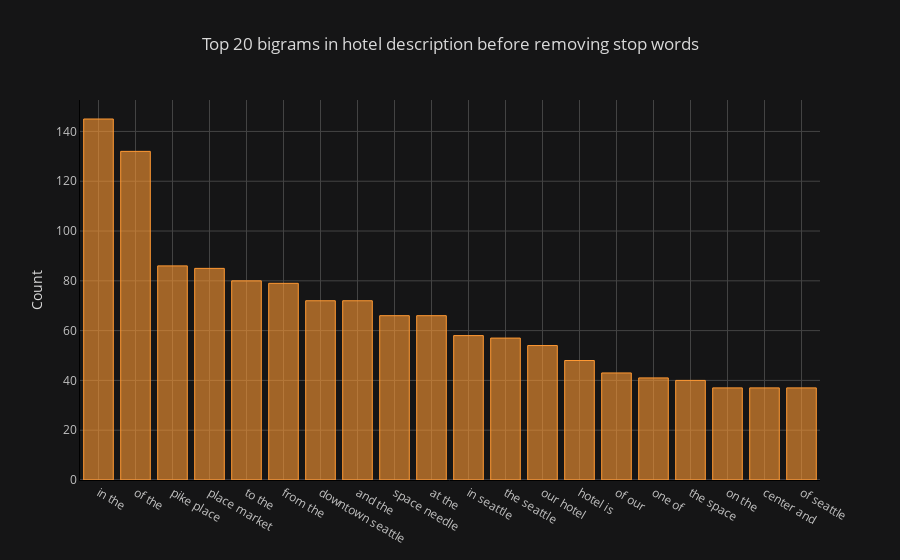

Source (notebook cell):
### Markdown cell above
### Bigrams Frequency Distribution Before Removing Stop Words

### Code cell
def get_top_n_bigram(corpus, n=None):
    vec = CountVectorizer(ngram_range=(2, 2)).fit(corpus)
    bag_of_words = vec.transform(corpus)
    sum_words = bag_of_words.sum(axis=0) 
    words_freq = [(word, sum_words[0, idx]) for word, idx in vec.vocabulary_.items()]
    words_freq =sorted(words_freq, key = lambda x: x[1], reverse=True)
    return words_freq[:n]
common_words = get_top_n_bigram(df['Description'], 20)
df3 = pd.DataFrame(common_words, columns = ['desc' , 'count'])
df3.groupby('desc').sum()['count'].sort_values(ascending=False).iplot(kind='bar', yTitle='Count', linecolor='black', title='Top 20 bigrams in hotel description before removing stop words')

### Figure 1 — Plotly figure (JSON) as saved in the notebook; plotly's stock layout.template omitted (floating-point values rounded to 4 significant figures)
{"data": [{"marker": {"color": "rgba(255, 153, 51, 0.6)", "line": {"color": "rgba(255, 153, 51, 1.0)", "width": 1}}, "name": "count", "orientation": "v", "text": "", "type": "bar", "uid": "93f0c918-5728-4f39-8fda-4a93ff42ccbd", "x": ["in the", "of the", "pike place", "place market", "to the", "from the", "downtown seattle", "and the", "space needle", "at the", "in seattle", "the seattle", "our hotel", "hotel is", "of our", "one of", "the space", "on the", "center and", "of seattle"], "y": [145, 132, 86, 85, 80, 79, 72, 72, 66, 66, 58, 57, 54, 48, 43, 41, 40, 37, 37, 37]}], "layout": {"legend": {"bgcolor": "#151516", "font": {"color": "#D9D9D9"}}, "paper_bgcolor": "#151516", "plot_bgcolor": "#151516", "title": {"font": {"color": "#D9D9D9"}, "text": "Top 20 bigrams in hotel description before removing stop words"}, "xaxis": {"gridcolor": "#434343", "linecolor": "black", "showgrid": true, "tickfont": {"color": "#C2C2C2"}, "title": {"font": {"color": "#D9D9D9"}, "text": ""}, "zerolinecolor": "#666570"}, "yaxis": {"gridcolor": "#434343", "linecolor": "black", "showgrid": true, "tickfont": {"color": "#C2C2C2"}, "title": {"font": {"color": "#D9D9D9"}, "text": "Count"}, "zerolinecolor": "#666570"}}}
